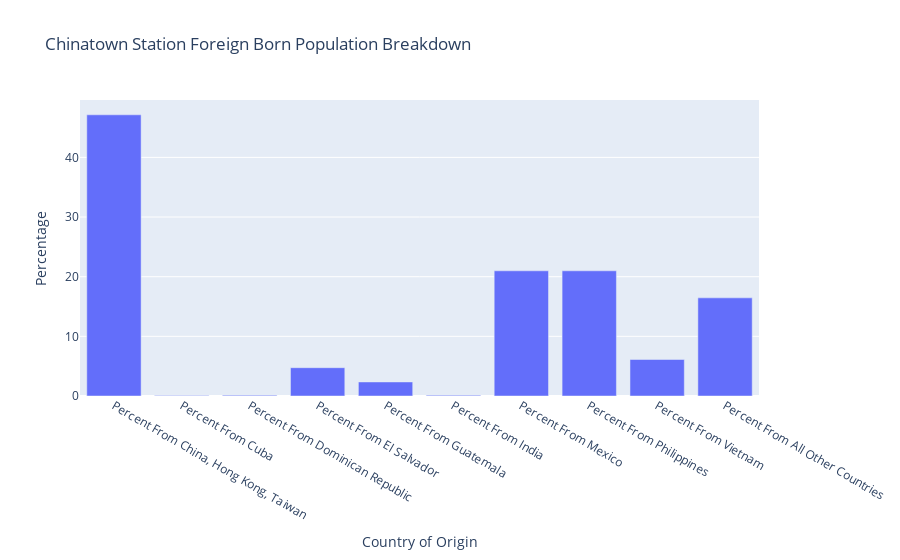

Notebook code for this chart:
### Code cell
stn_trim(stationname = 'Chinatown',geoid1 = '14000US06037206010',geoid2 = '14000US06037207103',geoid3 = '14000US06037207102',geoid4 = '14000US06037206020')

### Figure 1 — Plotly figure (JSON) as saved in the notebook; plotly's stock layout.template omitted (floating-point values rounded to 4 significant figures)
{"data": [{"alignmentgroup": "True", "hovertemplate": "Country of Origin=%{x}<br>Percentage=%{y}<extra></extra>", "legendgroup": "", "marker": {"color": "#636efa", "pattern": {"shape": ""}}, "name": "", "offsetgroup": "", "orientation": "v", "showlegend": false, "textposition": "auto", "type": "bar", "x": ["Percent From China, Hong Kong, Taiwan", "Percent From Cuba", "Percent From Dominican Republic", "Percent From El Salvador", "Percent From Guatemala", "Percent From India", "Percent From Mexico", "Percent From Philippines", "Percent From Vietnam", "Percent From All Other Countries"], "xaxis": "x", "y": [47.14, 0.09065, 0.1209, 4.744, 2.357, 0.1209, 20.99, 20.99, 6.119, 16.45], "yaxis": "y"}], "layout": {"autosize": true, "barmode": "relative", "legend": {"tracegroupgap": 0}, "title": {"text": "Chinatown Station Foreign Born Population Breakdown"}, "xaxis": {"anchor": "y", "autorange": true, "domain": [0, 1], "range": [-0.5, 9.5], "title": {"text": "Country of Origin"}, "type": "category"}, "yaxis": {"anchor": "x", "autorange": true, "domain": [0, 1], "range": [0, 49.62], "title": {"text": "Percentage"}, "type": "linear"}}}
